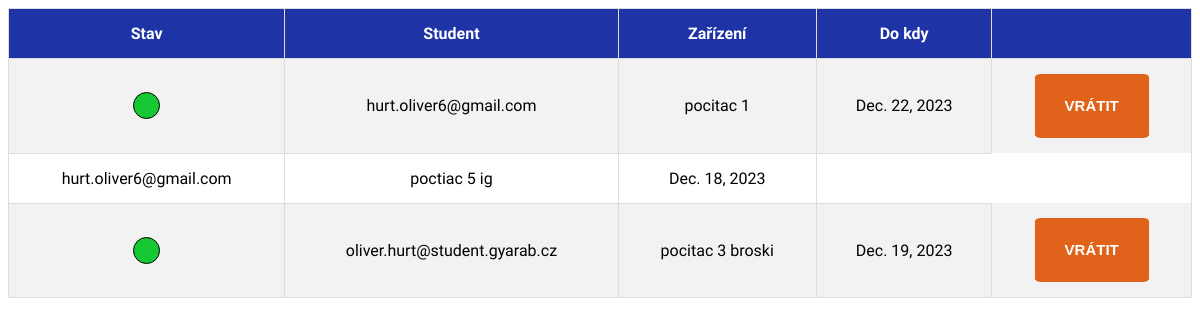
The page /overview/ on the database its author committed.
### request_handler/models.py (models this page shows, shortened)
class loans(models.Model):
    date_on_loan = models.DateField(auto_now_add=True)
    due_date = models.DateField()
    loan_is_finished = models.BooleanField()
    student_id = models.ForeignKey(User, related_name='Loan', on_delete=models.CASCADE)
    item_id = models.ForeignKey(items, related_name='items', on_delete=models.CASCADE)
    class Meta:
        verbose_name_plural = 'loans'

class items(models.Model):
    item_id = models.TextField(primary_key=True)
    item_description = models.TextField()
    item_state = models.IntegerField()
    class Meta:
        verbose_name_plural = 'items'

### request_handler/views.py (the view, shortened to what this page needs)
# urls.py: path("overview/", views.call_sevcik_template),
def call_sevcik_template(request):
    '''
    all_loans = [get_object_or_404(loans, pk=1)]
    for x in range(2, loans.objects.count() + 1):
        all_loans.append(get_object_or_404(loans, pk=x))
    '''
    '''
    all_loans = []
    for x in range(1, loans.objects.count() + 1):
        all_loans.append(get_object_or_404(loans, pk=x))
        '''
    all_loans = loans.objects.all() # radek kde item_id v db == nase item_id
    context = {
        "loans": all_loans,
    }
    return render(request, 'test.html', context)

### templates/test.html (shortened to what this page needs)
<!DOCTYPE html>
<html lang="en">
<head>
    {% load static %}
    <link rel="stylesheet" href="{% static 'css/style.css' %}">
</head>
<body>
    <table>
        <tr id="header">
            <th>Stav</th>
            <th>Student</th>
            <th>Zařízení</th>
            <th>Do kdy</th>
            <th></th>
        </tr>
        {% for loan in loans %}
        <tr>
            {% if loan.item_id.item_state == 1 and loan.loan_is_finished == False %}
            <td><div id="kolecko_green"></div></td>
            {% elif loan.item_id.item_state == 2 and loan.loan_is_finished == False %}
            <td><div id="kolecko_orange"></div></td>
            {% endif %}
            {% if loan.loan_is_finished %}
            {% else %}
            <td>{{ loan.student_id.email }}</td>
            <td>{{ loan.item_id.item_description }}</td>
            <td>{{ loan.due_date }}</td>
                {% if loan.item_id.item_state == 1 %}
            <form method="post">
                <th style="border: none;"><button type="submit" name="back" value="{{ loan.id }}"><span>VRÁTIT</span></button></th>
            </form>
                {% elif loan.item_id.item_state == 2 %}
            <form method="post">
                {% csrf_token %}
                <th style="border: none;"><button type="submit" name="confirm" value="{{ loan.id }}"><span>POTVRDIT PUJČENÍ</span></button></th>
            </form>
                {% endif %}
            {% endif %}
        </tr>
        {% endfor %}
    </table>
</body>
</html>

### request_handler/static/css/style.css (style rules this page uses)
table, td, th { border: 1px solid #ddd; text-align: center; }
table #header { background: #1d33a6; color:white }
table { border-collapse: collapse; width: 100%; font-family: 'Rethink Sans', sans-serif; }
th, td { padding: 15px; }
tr:nth-child(even) { background-color: #f2f2f2; }
#kolecko_green { height: 25px; width: 25px; background-color: #16c934; border-radius: 50%; margin: 0 auto; border: 1px solid black }
button { display: inline-block; outline: 0; border: none; text-align: center; cursor: pointer; padding: 17px 30px; color: white; background-color: #e1631b; font-size: 15px; font-weight: 800; line-height: 30px; position: relative; overflow: hidden; border-radius: 5%; border: none; }
button span { position: relative; z-index: 1; transition: color 0.3s ease-in-out; }
button::before { content: ""; position: absolute; width: 100%; height: 100%; bottom: 0; left: -100%; background-color: #6174fc; transition: left 0.3s ease-in-out; }

### rows shown on the page
loans: loan_is_finished False (drawn), student_id.email "hurt.oliver6@gmail.com", item_id.item_description "pocitac 1", due_date "Dec. 22, 2023", {{ loan.id }} 2 (drawn)
loans: student_id.email "hurt.oliver6@gmail.com", item_id.item_description "poctiac 5 ig", due_date "Dec. 18, 2023"
loans: loan_is_finished False (drawn), student_id.email "oliver.hurt@student.gyarab.cz", item_id.item_description "pocitac 3 broski", due_date "Dec. 19, 2023", {{ loan.id }} 32 (drawn)
